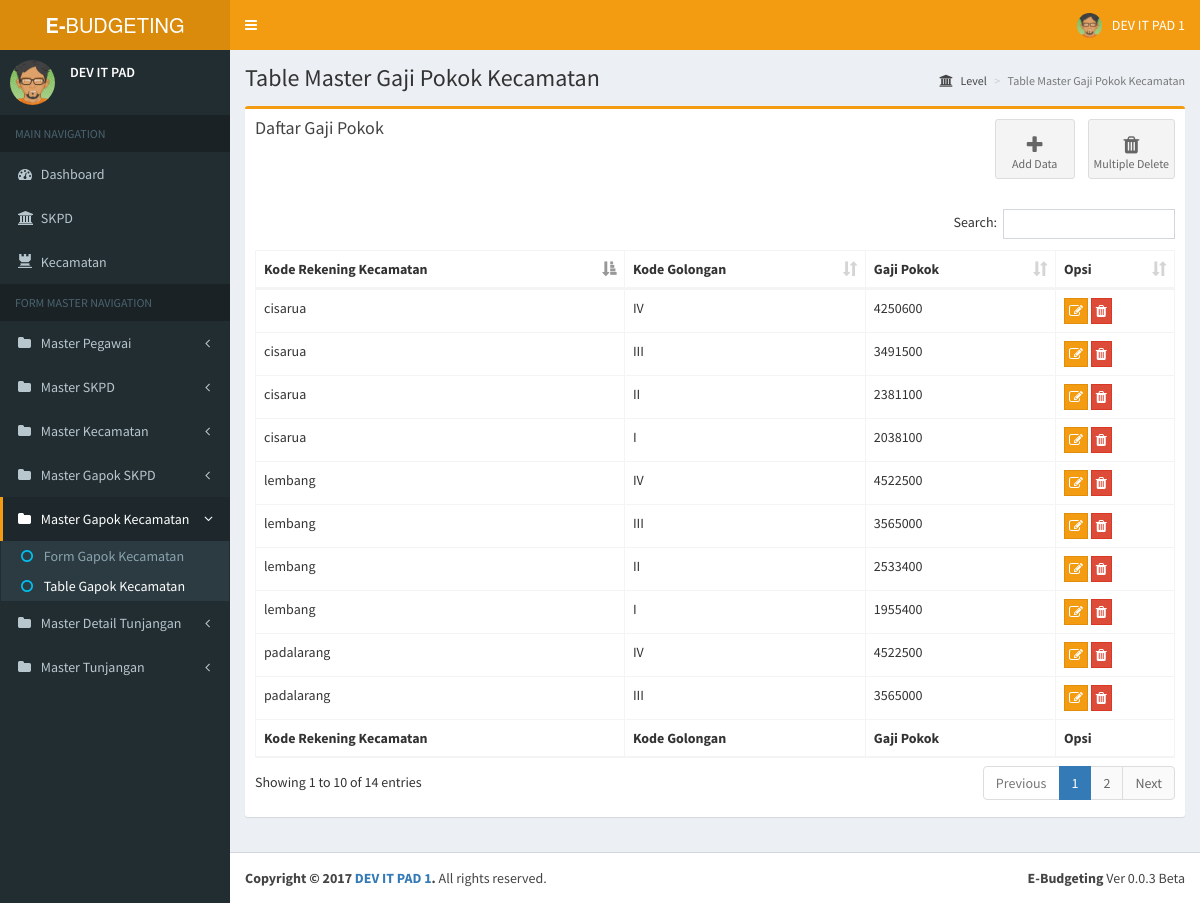
Screenshot of /home.php?page=table_master_gapok_kecamatan with the database file from the repository.
### tables this page shows
CREATE TABLE `dtl_gapok_kecamatan` (
  `id_dtl` int(10) NOT NULL AUTO_INCREMENT,
  `kd_rek_kecamatan` varchar(50) DEFAULT NULL,
  `kd_golongan` varchar(20) DEFAULT NULL,
  `gapok` double DEFAULT NULL,
  PRIMARY KEY (`id_dtl`),
  KEY `kd_rek_kecamatan` (`kd_rek_kecamatan`),
  KEY `kd_golongan` (`kd_golongan`),
  CONSTRAINT `dtl_gapok_kecamatan_ibfk_1` FOREIGN KEY (`kd_rek_kecamatan`) REFERENCES `kecamatan` (`kd_rek_kecamatan`) ON DELETE CASCADE ON UPDATE CASCADE,
  CONSTRAINT `dtl_gapok_kecamatan_ibfk_2` FOREIGN KEY (`kd_golongan`) REFERENCES `golongan` (`kd_golongan`) ON DELETE CASCADE ON UPDATE CASCADE
);

### page/form_master/master_gapok_kecamatan/table_gapok_kecamatan.php (the view, shortened to what this page needs)
<section class="content-header">
  <h1>
    Table Master Gaji Pokok Kecamatan
  </h1>
  <ol class="breadcrumb">
    <li><a href="#"><i class="fa fa-institution"></i> Level</a></li>
    <li class="active">Table Master Gaji Pokok Kecamatan</li>
  </ol>
</section>
<section class="content container-fluid">
	      <div class="row">
	        <div class="col-xs-12">
	          <div class="box box-warning">
	            <div class="box-header">
	            	<div class="row">
	            		<div class="col-sm-6">
	            			<h3 class="box-title">Daftar Gaji Pokok </h3>
	            		</div>
	            		<div class="col-sm-6">
	            		<div class=" pull-right">
	            			<a class="btn btn-app" href="?page=form_master_gapok_kecamatan">
								<i class="fa fa-plus"></i> Add Data
						    </a>
						    <a class="btn btn-app" data-toggle='modal' data-target='#modal-delete-multiple' style="cursor: pointer;">
								<i class="fa fa-trash"></i> Multiple Delete
						    </a>
						</div>
	            		</div>
	            	</div>
	            </div>
	            <div class="box-body">
	              <table id="bpkd-table" class="table table-bordered table-hover">
	                <thead>
	                <tr>
	                  <th>Kode Rekening Kecamatan</th>
	                  <th>Kode Golongan</th>
	                  <th>Gaji Pokok</th>
	                  <th width="80px">Opsi</th>
	                </tr>
	                </thead>
	                <tbody>
	            	<?php
						$result = mysqli_query($con,"SELECT * FROM dtl_gapok_kecamatan");
						while($row = mysqli_fetch_array($result))
						{
					?>
					<tr class='default'>
						<td><?php echo $row[1]; ?></td>
						<td><?php echo $row[2]; ?></td>
						<td><?php echo $row[3]; ?></td>
						<td>
		                  	<button type='button' data-toggle='modal' data-target='#modal-edit' class='btn btn-warning btn-flat' style='padding:0;padding:2px 4px;'><i class='fa fa-edit'></i></button>
		                  	<button type='button' data-toggle='modal' data-target='#modal-delete' class='btn btn-danger  btn-flat' style='padding:0;padding:2px 4px;'><i class='fa fa-trash'></i></button>
		                </td>
					</tr>
					<?php
						}
					?>
	                </tbody>
	                <tfoot>
	                <tr>
	                  <th>Kode Rekening Kecamatan</th>
	                  <th>Kode Golongan</th>
	                  <th>Gaji Pokok</th>
	                  <th width="80px">Opsi</th>
	                </tr>
	                </tfoot>
	              </table>
	            </div>
	          </div>
	        </div>
	    </div>
</section>

### home.php (shortened to what this page needs)
<!DOCTYPE html>
<html>
<head>
  <link rel="stylesheet" href="bower_components/bootstrap/dist/css/bootstrap.min.css">
  <link rel="stylesheet" href="bower_components/font-awesome/css/font-awesome.min.css">
  <link rel="stylesheet" href="bower_components/Ionicons/css/ionicons.min.css">
  <link rel="stylesheet" href="bower_components/bootstrap-datepicker/dist/css/bootstrap-datepicker.min.css">
  <link rel="stylesheet" href="dist/css/AdminLTE.min.css">
  <link rel="stylesheet" href="dist/css/skins/skin-yellow.min.css">
  <link rel="stylesheet" href="bower_components/datatables.net-bs/css/dataTables.bootstrap.min.css">
</head>
<body class="hold-transition skin-yellow sidebar-mini">
<div class="wrapper">
  <header class="main-header">
    <a href="index.php" class="logo">
      <span class="logo-lg"><b>E-</b>BUDGETING</span>
    </a>
    <nav class="navbar navbar-static-top" role="navigation">
      <a href="#" class="sidebar-toggle" data-toggle="push-menu" role="button">
      </a>
      <div class="navbar-custom-menu">
        <ul class="nav navbar-nav">
          <li class="dropdown user user-menu">
            <a href="#" class="dropdown-toggle" data-toggle="dropdown">
              <img src="dist/img/avatar04.png" class="user-image" alt="User Image">
              <span class="hidden-xs">DEV IT PAD 1</span>
            </a>
          </li>
        </ul>
      </div>
    </nav>
  </header>
  <aside class="main-sidebar">
    <section class="sidebar">
      <div class="user-panel">
        <div class="pull-left image">
          <img src="dist/img/avatar04.png" class="img-circle" alt="User Image">
        </div>
        <div class="pull-left info">
          <p>DEV IT PAD</p>
        </div>
      </div>
      <ul class="sidebar-menu" data-widget="tree">
        <li class="header">MAIN NAVIGATION</li>
        <?php  $page= $_REQUEST['page']; ?>
        <li <?php echo ($page == 'home')|| ($page == '')? "class='active'" : ""; ?>>
          <a href="?page=home"><i class="fa fa-dashboard"></i> <span>Dashboard</span></a></li>
        <li <?php echo ($page == 'skpd') || ($page == 'bpkd_view_pegawai')|| ($page == 'bpkd_add')  || ($page == 'diskopukm_view_pegawai')|| ($page == 'diskopukm_add') || ($page == 'bpkd_view_anggaran') || ($page == 'diskopukm_view_anggaran') || ($page == 'disbudpar_view_pegawai')|| ($page == 'dispora_view_pegawai')|| ($page == 'dpmtsp_view_pegawai')|| ($page == 'lh_view_pegawai')? "class='active'" : ""; ?>>
          <a href="?page=skpd"><i class="fa fa-institution"></i> <span>SKPD</span></a></li>
        <li <?php echo ($page == 'kecamatan')|| ($page == 'parongpong_view_pegawai')|| ($page == 'parongpong_add') || ($page == 'parongpong_view_anggaran')|| ($page == 'cisarua_view_pegawai')|| ($page == 'padalarang_view_pegawai')|| ($page == 'lembang_view_pegawai') ? "class='active'" : ""; ?>>
          <a href="?page=kecamatan"><i class="glyphicon glyphicon-tower"></i> <span>Kecamatan</span></a></li>
        <li class="header">FORM MASTER NAVIGATION</li>
        <li <?php echo ($page == 'form_master_pegawai') || ($page == 'table_master_pegawai')? "class='treeview active'" : "class='treeview'"; ?>>
          <a href="#">
            <i class="fa fa-folder"></i> <span>Master Pegawai</span>
            <span class="pull-right-container">
              <i class="fa fa-angle-left pull-right"></i>
            </span>
          </a>
        </li>
        <li <?php echo ($page == 'form_master_skpd') || ($page == 'table_master_skpd')? "class='treeview active'" : "class='treeview'"; ?>>
          <a href="#">
            <i class="fa fa-folder"></i> <span>Master SKPD</span>
            <span class="pull-right-container">
              <i class="fa fa-angle-left pull-right"></i>
            </span>
          </a>
        </li>
        <li <?php echo ($page == 'form_master_kecamatan') || ($page == 'table_master_kecamatan')? "class='treeview active'" : "class='treeview'"; ?>>
          <a href="#">
            <i class="fa fa-folder"></i> <span>Master Kecamatan</span>
            <span class="pull-right-container">
              <i class="fa fa-angle-left pull-right"></i>
            </span>
          </a>
        </li>
        <li <?php echo ($page == 'form_master_gapok_skpd') || ($page == 'table_master_gapok_skpd')? "class='treeview active'" : "class='treeview'"; ?>>
          <a href="#">
            <i class="fa fa-folder"></i> <span>Master Gapok SKPD</span>
            <span class="pull-right-container">
              <i class="fa fa-angle-left pull-right"></i>
            </span>
          </a>
        </li>
        <li <?php echo ($page == 'form_master_gapok_kecamatan') || ($page == 'table_master_gapok_kecamatan')? "class='treeview active'" : "class='treeview'"; ?>>
          <a href="#">
            <i class="fa fa-folder"></i> <span>Master Gapok Kecamatan</span>
            <span class="pull-right-container">
              <i class="fa fa-angle-left pull-right"></i>
            </span>
          </a>
          <ul class="treeview-menu">
            <li <?php echo ($page == 'form_master_gapok_kecamatan') ? "class='active'" : ""; ?>>
              <a href="?page=form_master_gapok_kecamatan"><i class="fa fa-circle-o text-aqua"></i> <span>Form Gapok Kecamatan</span></a></li>
            <li <?php echo ($page == 'table_master_gapok_kecamatan') ? "class='active'" : ""; ?>>
              <a href="?page=table_master_gapok_kecamatan"><i class="fa fa-circle-o text-aqua"></i> <span>Table Gapok Kecamatan</span></a></li>
          </ul>
        </li>
        <li <?php echo ($page == 'form_master_dtl_tunjangan') || ($page == 'table_master_dtl_tunjangan')? "class='treeview active'" : "class='treeview'"; ?>>
          <a href="#">
            <i class="fa fa-folder"></i> <span>Master Detail Tunjangan</span>
            <span class="pull-right-container">
              <i class="fa fa-angle-left pull-right"></i>
            </span>
          </a>
        </li>
        <li <?php echo ($page == 'form_master_tunjangan') || ($page == 'table_master_tunjangan')? "class='treeview active'" : "class='treeview'"; ?>>
          <a href="#">
            <i class="fa fa-folder"></i> <span>Master Tunjangan</span>
            <span class="pull-right-container">
              <i class="fa fa-angle-left pull-right"></i>
            </span>
          </a>
        </li>
      </ul>
    </section>
  </aside>
  <div class="content-wrapper">
    <?php include 'switch_page.php'; ?>
  </div>
  <footer class="main-footer">
    <div class="pull-right hidden-xs">
      <b>E-Budgeting</b> Ver 0.0.3 Beta
    </div>
    <strong>Copyright &copy; 2017 <a href="#">DEV IT PAD 1</a>.</strong> All rights reserved.
  </footer>
</div>
</body>
</html>

### switch_page.php (shortened to what this page needs)
<?php
$page = (isset($_REQUEST['page']))?
		$_REQUEST['page'] : "page";
		switch($page){
	case 'table_master_gapok_kecamatan':include 'page/form_master/master_gapok_kecamatan/table_gapok_kecamatan.php';break;
}
?>

### rows the page displays
dtl_gapok_kecamatan: kd_rek_kecamatan "cisarua", kd_golongan "IV", gapok "4250600"
dtl_gapok_kecamatan: kd_rek_kecamatan "cisarua", kd_golongan "III", gapok "3491500"
dtl_gapok_kecamatan: kd_rek_kecamatan "cisarua", kd_golongan "II", gapok "2381100"
dtl_gapok_kecamatan: kd_rek_kecamatan "cisarua", kd_golongan "I", gapok "2038100"
dtl_gapok_kecamatan: kd_rek_kecamatan "lembang", kd_golongan "IV", gapok "4522500"
dtl_gapok_kecamatan: kd_rek_kecamatan "lembang", kd_golongan "III", gapok "3565000"
dtl_gapok_kecamatan: kd_rek_kecamatan "lembang", kd_golongan "II", gapok "2533400"
dtl_gapok_kecamatan: kd_rek_kecamatan "lembang", kd_golongan "I", gapok "1955400"
dtl_gapok_kecamatan: kd_rek_kecamatan "padalarang", kd_golongan "IV", gapok "4522500"
dtl_gapok_kecamatan: kd_rek_kecamatan "padalarang", kd_golongan "III", gapok "3565000"
